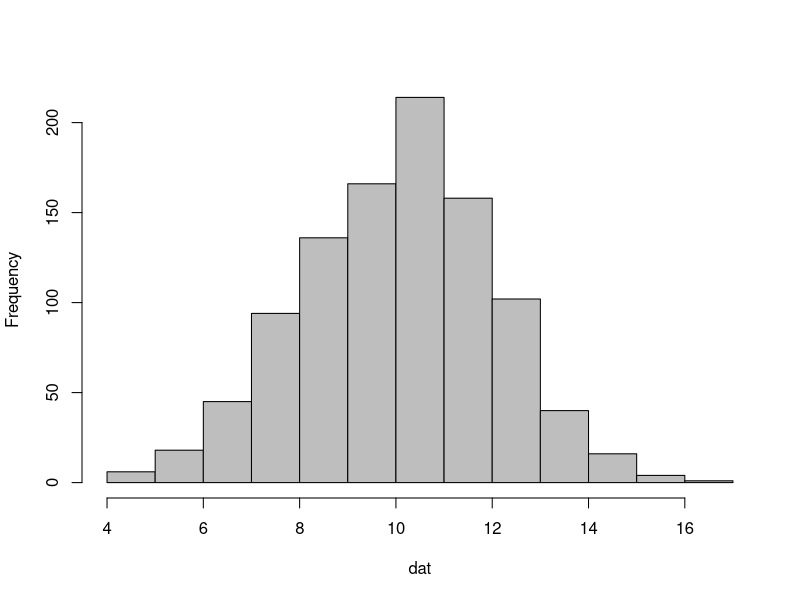

The R script that drew this image: (Note: this script raises an error after producing the figure.)
## ---- chunk 1
# The code below is actually being run
dat <- rnorm(n = 1000, mean = 10, sd = 2);

# We can plot a histogram of it below
hist(dat, main = "",col = "grey");
## ---- chunk 2
library("knitr")
include_graphics("logo.png");
